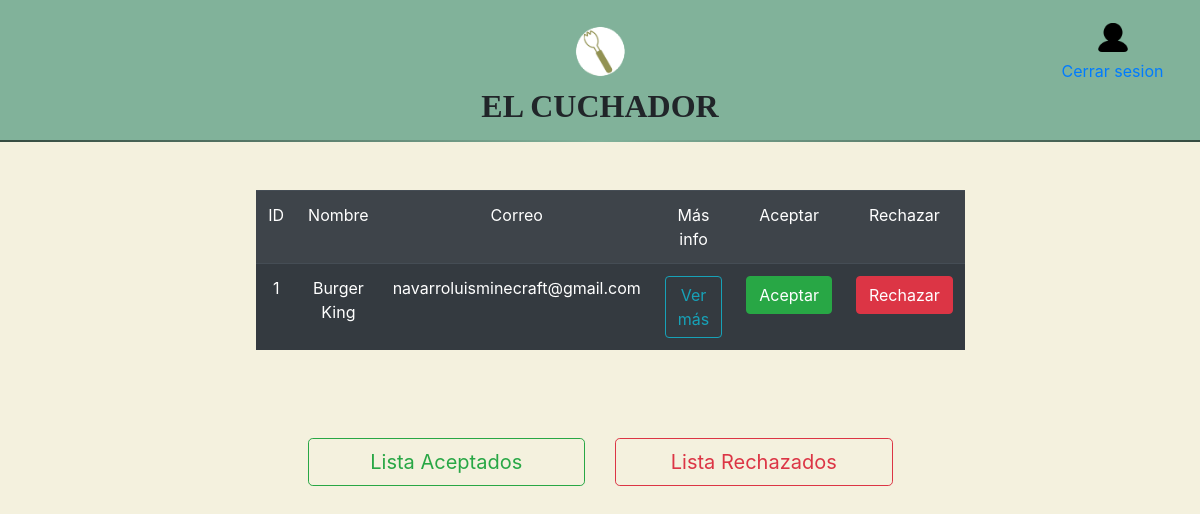
The page /solicitudesnegocio.php on the database its author committed.
### tables this page shows
CREATE TABLE `solicitudn` (
  `clave` int(10) NOT NULL,
  `nombre` varchar(20) NOT NULL,
  `contra` varchar(20) NOT NULL,
  `correo` varchar(30) NOT NULL,
  `direccion` varchar(60) NOT NULL,
  `telefono` varchar(15) NOT NULL,
  `imagen` varchar(255) NOT NULL,
  `tnegocio` int(2) NOT NULL,
  `tcomida` int(2) NOT NULL,
  `pagina` varchar(30) DEFAULT NULL,
  `tipo` int(2) NOT NULL
);

### solicitudesnegocio.php (the view, shortened to what this page needs)
<?php
include 'Header.php';
?>
<!doctype html>
<html lang="en">
  <head>
  </head>
  <body>
<div id="linea"></div>
    <div class="text-center">
      <div class="row">
        <div class="col">
        </div>
        <div class="col-lg-7">
          <table class="table table-striped table-dark mt-5">
              <tr>
                  <td>ID</td>
                  <td>Nombre</td>
                  <td>Correo</td>
                  <td>Más info</td>
                  <td>Aceptar</td>
                  <td>Rechazar</td>
             </tr>
             <?php
                $query = mysqli_query($conn,"SELECT * FROM solicitudn");
                while($row = $query->fetch_array()){
             ?>
             <tr>
                  <td><?php echo $row['clave']; ?></td>
                  <td><?php echo $row['nombre']; ?></td>
                  <td><?php echo $row['correo']; ?></td>
                  <td><a href="visualizar.php?clave=<?php echo $row['clave']; ?>&id=3" class="btn btn-outline-info" >Ver más</a></td>
                  <td><a href="respuesta.php?clave=<?php echo $row['clave']; ?>&control=1" class="btn btn-success table__item__link" >Aceptar</a></td>
                  <td><a href="respuesta.php?clave=<?php echo $row['clave']; ?>&control=2" class="btn btn-danger table__item__link">Rechazar</a></td>
             </tr>
             <?php } ?>
          </table>
        </div>
        <div class="col">
        </div>
        </div>
        <div class="row">
        <div class="col"></div>
        <div class="col-lg-3">
        <br><br><br><a href="lista.php?id=1" class="btn btn-outline-success btn-lg btn-block" >Lista Aceptados</a>
        </div>
        <div class="col-lg-3">
        <br><br><br><a href="lista.php?id=2" class="btn btn-outline-danger btn-lg btn-block" >Lista Rechazados</a></div>
        <div class="col"></div>
      </div>
    </div>
  </body>
</html>

### assets/css/estilos.css (style rules this page uses)
body { background-color: #f4f1de; }
#linea { background: linear-gradient(to right, #354b40, #81b29a, #354b40); height: 2px; max-width: 100%; padding: 0; }

### rows shown on the page
solicitudn: clave "1", nombre "Burger King", correo "navarroluisminecraft@gmail.com"
